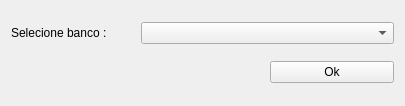
<?xml version="1.0" encoding="UTF-8"?>
<ui version="4.0">
 <class>Form</class>
 <widget class="QWidget" name="Form">
  <property name="geometry">
   <rect>
    <x>0</x>
    <y>0</y>
    <width>405</width>
    <height>106</height>
   </rect>
  </property>
  <property name="windowTitle">
   <string>Form</string>
  </property>
  <layout class="QGridLayout" name="gridLayout">
   <item row="0" column="0">
    <widget class="QLabel" name="label">
     <property name="text">
      <string>Selecione banco :</string>
     </property>
    </widget>
   </item>
   <item row="0" column="1" colspan="2">
    <widget class="QComboBox" name="databasesCb"/>
   </item>
   <item row="1" column="0" colspan="2">
    <spacer name="horizontalSpacer">
     <property name="orientation">
      <enum>Qt::Horizontal</enum>
     </property>
     <property name="sizeHint" stdset="0">
      <size>
       <width>159</width>
       <height>20</height>
      </size>
     </property>
    </spacer>
   </item>
   <item row="1" column="2">
    <widget class="QPushButton" name="okBtn">
     <property name="text">
      <string>Ok</string>
     </property>
    </widget>
   </item>
  </layout>
 </widget>
 <resources/>
 <connections/>
</ui>
